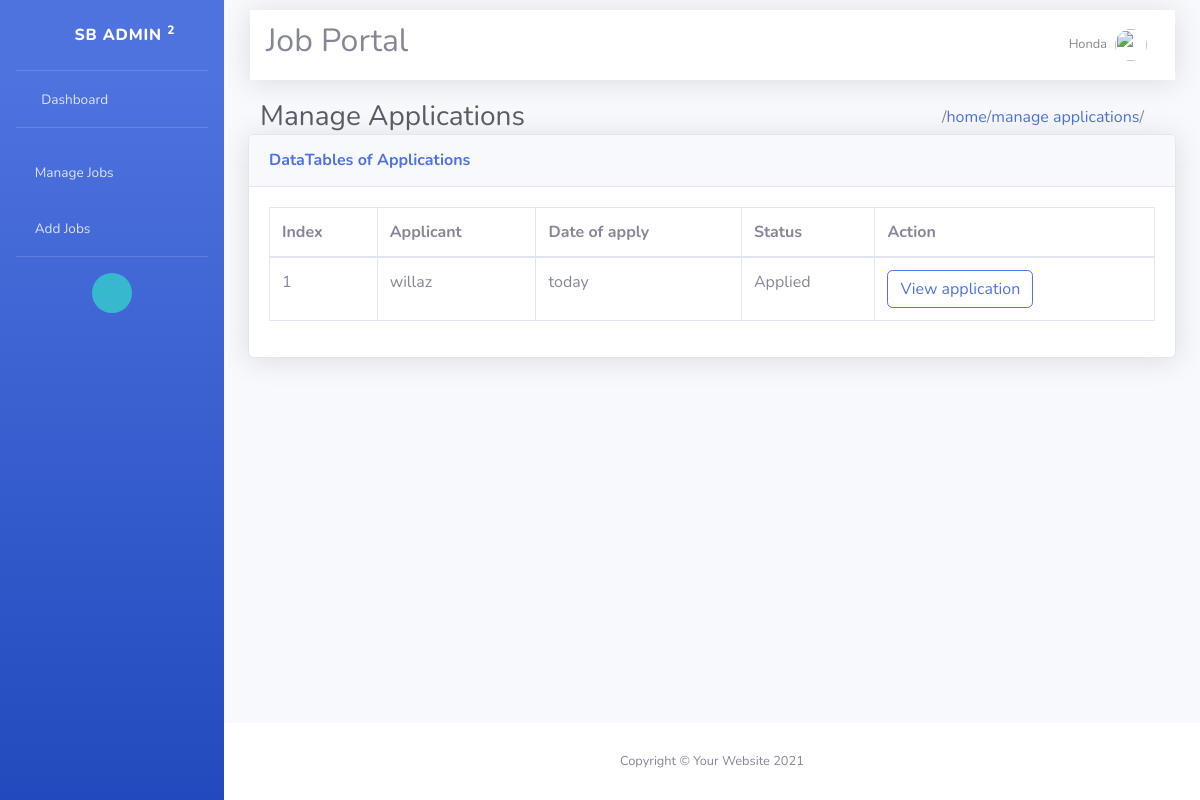
The app's page /applications/1/ (signed in) with its own data.
### employer/models.py (models this page shows)
class CustomUser(AbstractUser):
    options = (
        ("employer", 'Employer'),
        ("candidate", "Candidate")
    )
    role = models.CharField(max_length=120, choices=options, default="candidate")

class CompanyProfiles(models.Model):
    company_name = models.CharField(max_length=100)
    user = models.OneToOneField(CustomUser, on_delete=models.CASCADE, related_name="employer")
    logo = models.ImageField(upload_to="files/company_logo", null=True)
    location = models.CharField(max_length=100)
    services = models.CharField(max_length=100)
    description = models.CharField(max_length=100)

class Applications(models.Model):
    applicant = models.ForeignKey(CustomUser, on_delete=models.CASCADE, related_name='applicant')
    job = models.ForeignKey(Jobs, on_delete=models.CASCADE)
    options = (
        ("Applied", "applied"),
        ("Accepted", "accepted"),
        ("Rejected", "rejected"),
        ("Pending", "pending"),
        ("Cancelled", "cancelled")
    )
    status = models.CharField(choices=options, max_length=120, default="Applied")
    date = models.DateTimeField(auto_now_add=True)
    class Meta:
        unique_together = ("applicant", "job")

### employer/views.py (the view)
# urls.py: path('applications/<int:job_id>/', views.ApplicationListView.as_view(), name="application-list"),
@method_decorator(signin_required, name='dispatch')
class ApplicationListView(ListView):
    model = Applications
    context_object_name = "applications"
    template_name = "employer/job-applications.html"
    def get_queryset(self):
        job_id = self.kwargs.get("job_id")
        return Applications.objects.filter(job=job_id).exclude(status="Cancelled")

### employer/templates/employer/job-applications.html (shortened to what this page needs)
{% extends 'employer/base.html' %}
{% load static %}
{% load humanize %}
{% block content %}
<div class="d-sm-flex align-items-center justify-content-around">
    <div class="col-sm-6 d-flex justify-content-between align-items-center">
        <h1 class="h3 mb-0 text-gray-800">Manage&nbspApplications</h1>
    </div>
    <div class="col-sm-6 d-sm-flex justify-content-end">
        <div class="d-flex" style="margin-right: 20px">
            /<a href="{% url 'employer:home' %}">home</a>/
            <a href="#">manage applications</a>/
        </div>
    </div>
</div>
<div class="card shadow mb-4">
    <div class="card-header py-3">
        <h6 class="m-0 font-weight-bold text-primary">DataTables of Applications</h6>
    </div>
    {% if applications %}
    <div class="card-body">
        <div class="table-responsive">
            <table class="table table-bordered" id="dataTable" width="100%" cellspacing="0">
                <thead>
                    <tr>
                        <th>Index</th>
                        <th>Applicant</th>
                        <th>Date of apply</th>
                        <th>Status</th>
                        <th>Action</th>
                    </tr>
                </thead>
                <tbody>
                    {% for application in applications %}
                    <tr>
                        <td>{{ forloop.counter }}</td>
                        <td>{{ application.applicant }}</td>
                        <td>{{ application.date|naturalday }}</td>
                        <td>{{ application.status }}</td>
                        <td>
                            <a href="{% url 'employer:view-application' application.id %}" class="btn btn-outline-primary">View application</a>
                        </td>
                    </tr>
                    {% endfor %}
                </tbody>
            </table>
        </div>
    </div>
    {% else %}
    <h4 class="px-3 py-1">No applications</h4>
    {% endif %}
</div>
{% endblock %}

### employer/templates/employer/partials/header.html (shortened to what this page needs)
{% load static %}
<nav class="navbar navbar-expand navbar-light bg-white topbar mb-4 fixed-top shadow" style="margin: 10px 25px 0 250px;}">
    <h2>Job Portal</h2>
    <ul class="navbar-nav ml-auto">
        {% if request.user.is_authenticated %}
        <li class="nav-item dropdown no-arrow">
            <a class="nav-link dropdown-toggle" href="#" id="userDropdown" role="button"
                data-toggle="dropdown" aria-haspopup="true" aria-expanded="false">
                <span class="mr-2 d-none d-lg-inline text-gray-600 small">
                    {% if request.user.employer.company_name %}
                        {{ request.user.employer.company_name }}
                    {% else %}
                        {{ request.user.username }}
                    {% endif %}
                </span>
                <img class="img-profile rounded-circle"
                    src="{% static 'img/undraw_profile.svg' %}">
            </a>
        </li>
        {% endif %}
    </ul>
</nav>

### records on screen
CustomUser: user.employer.company_name "Honda"
Applications: applicant "willaz", date "today", status "Applied"
